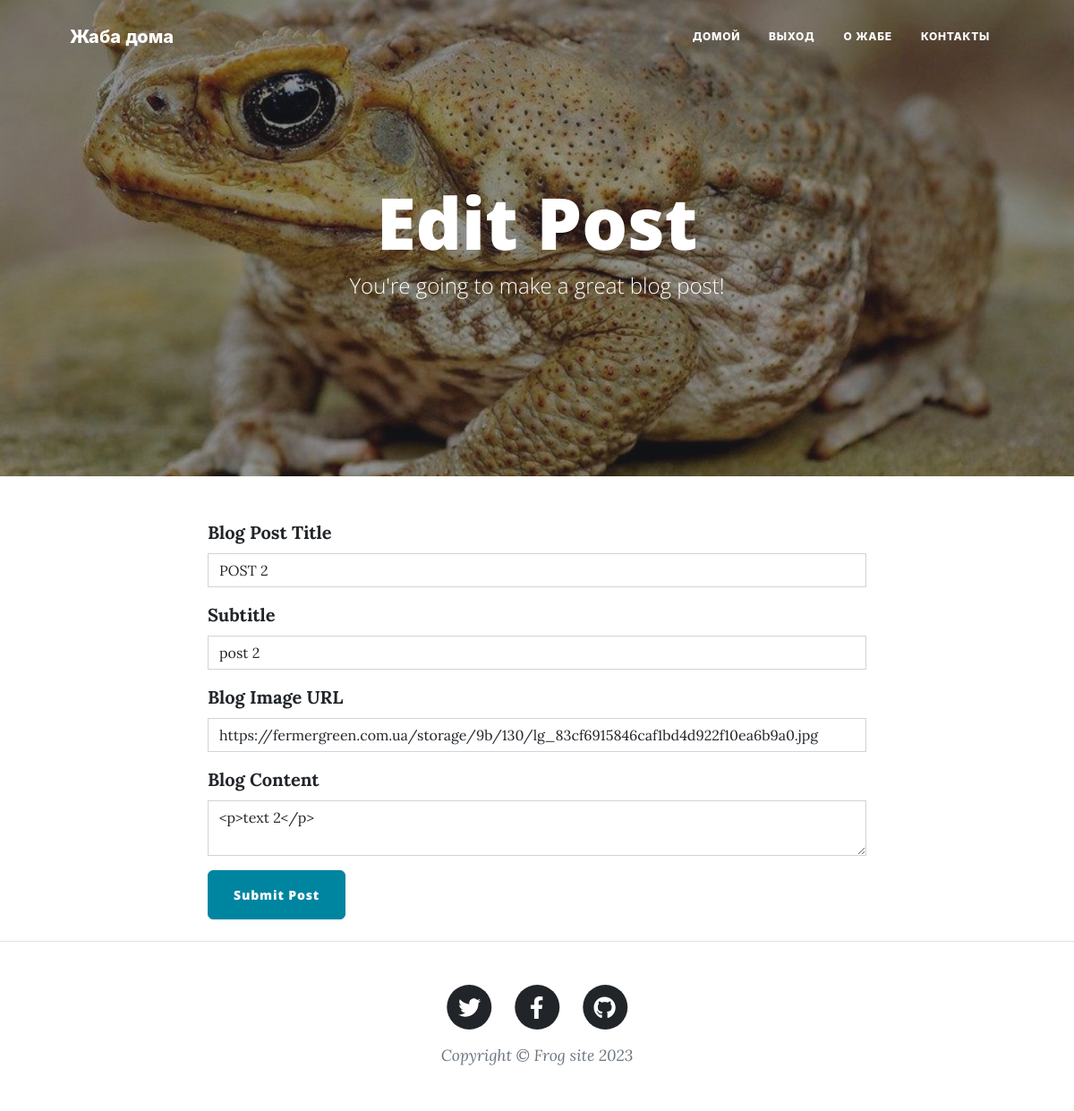
/edit-post/2 (signed in), run on the app's committed database.
### main.py (models this page shows)
class BlogPost(db.Model):
    __tablename__ = "blog_posts"
    id: Mapped[int] = mapped_column(primary_key=True)
    title = db.Column(db.String(250), unique=True, nullable=False)
    subtitle = db.Column(db.String(250), nullable=False)
    date = db.Column(db.String(250), nullable=False)
    body = db.Column(db.Text, nullable=False)
    author_id: Mapped[int] = mapped_column(ForeignKey("user.id"))
    author: Mapped["User"] = relationship(back_populates="post")
    img_url = db.Column(db.String(250), nullable=False)
    comments_from_post: Mapped[List["Comment"]] = relationship(back_populates="post_with_comment", cascade="all, delete")

### main.py (the view, shortened to what this page needs)
@app.route("/edit-post/<int:post_id>", methods=["GET", "POST"])
@admin_only
def edit_post(post_id):
    post = db.get_or_404(BlogPost, post_id)
    edit_form = CreatePostForm(
        title=post.title,
        subtitle=post.subtitle,
        img_url=post.img_url,
        author=post.author,
        body=post.body
    )
    return render_template("make-post.html", form=edit_form, is_edit=True)

### forms.py
class CreatePostForm(FlaskForm):
    title = StringField("Blog Post Title", validators=[DataRequired()])
    subtitle = StringField("Subtitle", validators=[DataRequired()])
    img_url = StringField("Blog Image URL", validators=[DataRequired(), URL()])
    body = CKEditorField("Blog Content", validators=[DataRequired()])
    submit = SubmitField("Submit Post")

### main.py (called while the page is built)
@login_manager.user_loader
def load_user(user_id):
    return db.get_or_404(User, user_id)

def admin_only(f):
    @wraps(f)
    def decorated_function(*args, **kwargs):
        if not current_user.is_authenticated or current_user.id != 1:
            return abort(403)
        return f(*args, **kwargs)
    return decorated_function

### templates/make-post.html
{% from "bootstrap5/form.html" import render_form %} {% block content %} {%
include "header.html" %}
<header
  class="masthead"
  style="background-image: url('../static/assets/img/edit-bg.jpg')"
>
  <div class="container position-relative px-4 px-lg-5">
    <div class="row gx-4 gx-lg-5 justify-content-center">
      <div class="col-md-10 col-lg-8 col-xl-7">
        <div class="page-heading">
          {% if is_edit: %}
          <h1>Edit Post</h1>
          {% else: %}
          <h1>New Post</h1>
          {% endif %}
          <span class="subheading"
            >You're going to make a great blog post!</span
          >
        </div>
      </div>
    </div>
  </div>
</header>
<main class="mb-4">
  <div class="container">
    <div class="row">
      <div class="col-lg-8 col-md-10 mx-auto">
        {{ ckeditor.load() }} {{ ckeditor.config(name='body') }} {{
        render_form(form, novalidate=True, button_map={"submit": "primary"}) }}
      </div>
    </div>
  </div>
</main>
{% include "footer.html" %} {% endblock %}

### data on the page
BlogPost: title "POST 2", subtitle "post 2", img_url "https://fermergreen.com.ua/storage/9b/130/lg_83cf6915846caf1bd4d922f10ea6b9a0.jpg", body "<p>text 2</p>"
